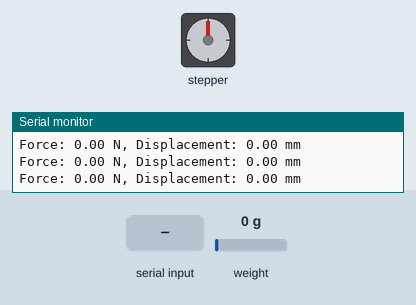
Simulated run of this sketch. Board: Arduino Uno, built with avr-gcc and run on an emulated ATmega328P. On the bench: stepper motor, the last lines printed to the serial monitor. Inputs (shaded band) come from the test bench; at power-on: weight on the scale 0 g. EEPROM starts erased; stepper angles assume 2048 steps per turn.

Above: at 6.6 s.
6.7 s: "90,45\n" received over Serial
At 7.45 s:
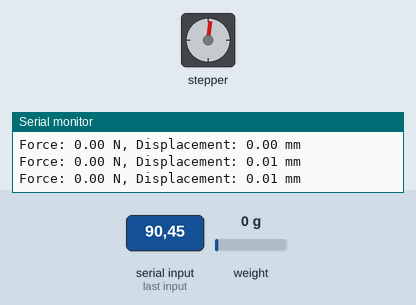
At 8.08 s:
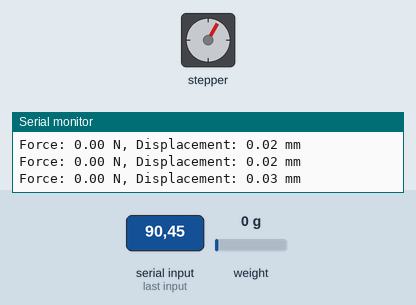
9.7 s: "t\n" received over Serial
At 9.88 s:
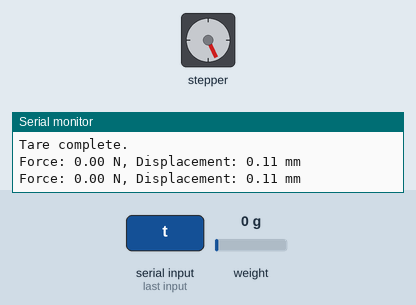
12.7 s: "cal \n" received over Serial
At 12.9 s:
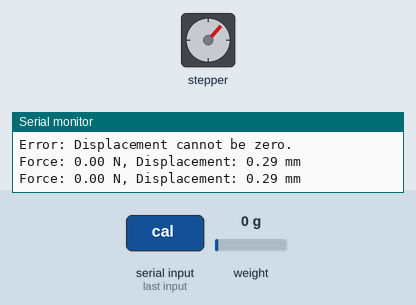
15.7 s: "No\n" received over Serial
18.7 s: "cal 90\n" received over Serial
21.7 s: weight on the scale set to 100 g
Timing chart, 0 to 25.7 s (numbered marks = the images above; inputs shaded):
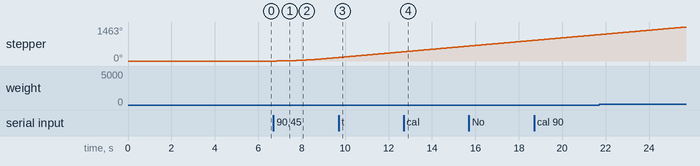

The sketch:

sidequest_march18.ino
```cpp
#include <HX711_ADC.h>
#include <AccelStepper.h>
#include <EEPROM.h>

// Load Cell Pin definitions
const int HX711_dout = 3;
const int HX711_sck = 2;

// Stepper Motor Pin definitions
const int stepsPerRevolution = 2048;
#define IN1 8
#define IN2 9
#define IN3 10
#define IN4 11
AccelStepper myStepper(AccelStepper::HALF4WIRE, IN1, IN2, IN3, IN4);

// HX711 Constructor
HX711_ADC LoadCell(HX711_dout, HX711_sck);
const int calVal_eepromAdress = 0;
unsigned long t = 0;
const float mmPerStep = 0.2556 / 2048;

// Motor movement tracking
bool motorMoving = false; // Flag to track if the motor is moving

void setup() {
    Serial.begin(115200);
    delay(10);
    Serial.println("Starting...");

    // Load Cell Initialization
    LoadCell.begin();
    float calibrationValue;
    EEPROM.get(calVal_eepromAdress, calibrationValue);

    if (isnan(calibrationValue) || calibrationValue <= 0) {
        calibrationValue = 45000.0; // Default value
        EEPROM.put(calVal_eepromAdress, calibrationValue);
    }
    LoadCell.setCalFactor(calibrationValue);

    LoadCell.start(5000, true); // 5s stabilization, perform tare
    if (LoadCell.getTareTimeoutFlag()) {
        Serial.println("Timeout! Check wiring and connections.");
        while (1);
    } else {
        Serial.println("Startup complete. Load cell tared.");
    }

    // Stepper Motor Initialization
    myStepper.setMaxSpeed(500.0);
    myStepper.setAcceleration(200.0);
}

void loop() {
    static boolean newDataReady = false;
    const int serialPrintInterval = 100; // Reduced interval for faster updates

    // Continuously update force measurement
    if (LoadCell.update()) newDataReady = true;
    if (newDataReady && millis() > t + serialPrintInterval) {
        float forceValue = LoadCell.getData();
        float displacement = myStepper.currentPosition() * mmPerStep; // Convert steps to mm

        Serial.print("Force: ");
        Serial.print(forceValue);
        Serial.print(" N, Displacement: ");
        Serial.print(displacement);
        Serial.println(" mm");

        newDataReady = false;
        t = millis();
    }

    // Run the stepper motor continuously, non-blocking
    myStepper.run();

    // Check if the motor has stopped moving
    if (motorMoving && myStepper.distanceToGo() == 0) {
        motorMoving = false; // Motor has stopped

        // Wait for all data to be transmitted
        delay(500); // Short delay to ensure all data is sent
        Serial.println("Motor Stopped"); // Send message to Python script
    }

    // Listen for serial commands
    if (Serial.available() > 0) {
        String input = Serial.readStringUntil('\n');
        input.trim();

        if (input.equalsIgnoreCase("t")) {
            Serial.println("Taring to zero...");
            LoadCell.tareNoDelay();
        }
        else if (input.startsWith("cal ")) { // Calibration command
            float newCal = input.substring(4).toFloat();
            if (newCal > 0) {
                LoadCell.setCalFactor(newCal);
                EEPROM.put(calVal_eepromAdress, newCal);
                Serial.print("New calibration factor set: ");
                Serial.println(newCal);
            } else {
                Serial.println("Error: Invalid calibration factor.");
            }
        }
        else if (input.equalsIgnoreCase("No")) {
            Serial.println("Exiting program...");
            return;
        }
        else {
            float X = input.toFloat();
            if (X == 0) {
                Serial.println("Error: Displacement cannot be zero.");
                return;
            }

            Serial.print("Moving stepper for X = ");
            Serial.print(X);
            Serial.println(" mm");

            long totalSteps = round(X / mmPerStep); // Use round() for better precision

            // Move in the correct direction
            myStepper.move(totalSteps);
            motorMoving = true; // Set flag to indicate motor is moving
        }
    }

    // Ensure tare operation is completed
    if (LoadCell.getTareStatus()) {
        Serial.println("Tare complete.");
    }
}
```

Measured:
- after the input at 6.7 s, stepper: keeps turning clockwise at about 53°/s, starting after 0.15 s
